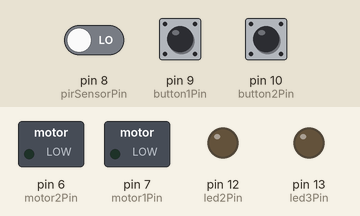
This sketch was run on a simulated Arduino Uno, built with avr-gcc and run on an emulated ATmega328P. Parts: switched loads named in the sketch (green lamp = pin HIGH), output pins drawn as LEDs (lit = HIGH). The test bench sets the inputs (shaded band); at power-on: pin 10 (button2Pin) HIGH, pin 8 (pirSensorPin) LOW, pin 9 (button1Pin) HIGH.

Above: at 1.2 s.
1.3 s: pin 10 (button2Pin) pulled LOW for 3.2 s
At 2.7 s:
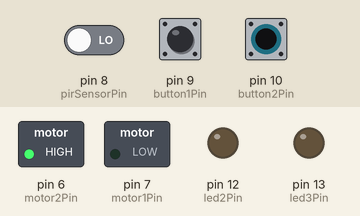
6.8 s: pin 8 (pirSensorPin) driven HIGH
At 8.0 s:
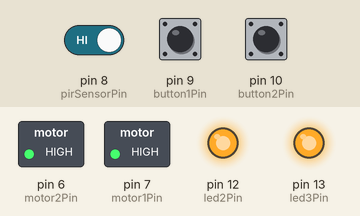
8.3 s: pin 9 (button1Pin) pulled LOW for 0.15 s
At 9.4 s:
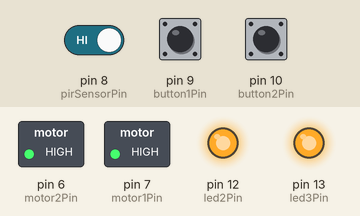
10.0 s: pin 10 (button2Pin) pulled LOW for 0.15 s
13.1 s: pin 10 (button2Pin) pulled LOW for 1 s
16.6 s: pin 9 (button1Pin) pulled LOW for 1 s
At 17.1 s:
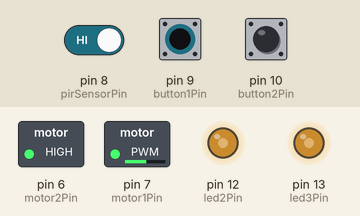
Timing chart, 0 to 19.6 s (numbered marks = the images above; inputs shaded):
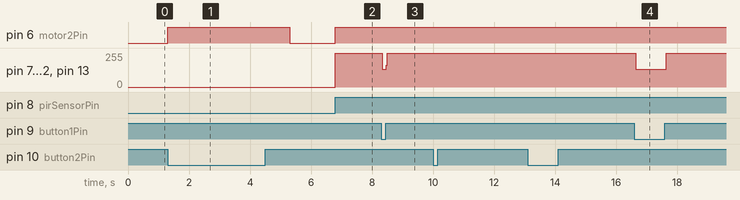

The sketch:

sketch_mar19a.ino
```cpp
// Define pin numbers
const int pirSensorPin = 8;   // PIR sensor input
const int motor1Pin = 7;          //Motor 1 pin
const int motor2Pin = 6;         // Motor 2 pin
const int led2Pin = 12;         // LED 2 pin
const int led3Pin = 13;         // LED 3 pin

const int button1Pin = 9;      // Button 1 pin (to turn off the first 3 LEDs)
const int button2Pin = 10;      // Button 2 pin (to turn on motor2 for 2 seconds)

unsigned long motor2Timer = 0;   // Timer for motor 2
bool pirDetected = false;      // PIR sensor state
bool motor2On = false;           // motor 2 state

void setup() {

  // Initialize pins
  pinMode(pirSensorPin, INPUT);
  pinMode(motor1Pin, OUTPUT);
  pinMode(led2Pin, OUTPUT);
  pinMode(led3Pin, OUTPUT);
  pinMode(motor2Pin, OUTPUT);
  pinMode(button1Pin, INPUT_PULLUP);  // Button 1 (to turn off LEDs 1-3)
  pinMode(button2Pin, INPUT_PULLUP);  // Button 2 (to turn on motor2 for 2 seconds)

  // Initialize LEDs to off
  digitalWrite(motor1Pin, LOW);
  digitalWrite(led2Pin, LOW);
  digitalWrite(led3Pin, LOW);
  digitalWrite(motor2Pin, LOW);
}

void loop() {
  // Check PIR sensor state
  pirDetected = digitalRead(pirSensorPin);

  // If motion detected, turn on all LEDs
  if (pirDetected) {
    digitalWrite(motor1Pin, HIGH);
    digitalWrite(led2Pin, HIGH);
    digitalWrite(led3Pin, HIGH);
    digitalWrite(motor2Pin, HIGH);
    motor2Timer = millis();  // Start timer for motor 2
    motor2On = true;

  }

  // If 2 seconds passed after motion detection, turn off motor 2
  if (motor2On && millis() - motor2Timer >= 2000) {
    digitalWrite(motor2Pin, LOW);
    motor2On = false;
  }

  // Check button 1 (turn off LEDs 1, 2, and 3)
  if (digitalRead(button1Pin) == LOW) {
    digitalWrite(motor1Pin, LOW);
    digitalWrite(led2Pin, LOW);
    digitalWrite(led3Pin, LOW);
  }

  // Check button 2 (turn on LED 4 for 2 seconds)
  if (digitalRead(button2Pin) == LOW) {
    digitalWrite(motor2Pin, HIGH);
    delay(2000); // Keep LED 4 on for 2 seconds
    digitalWrite(motor2Pin, LOW);
  }
}
```

Measured:
- after the input at 1.3 s, pin 6 (motor2Pin): LOW → HIGH at once, → LOW 4.0 s later
- after the input at 6.8 s, pin 6 (motor2Pin): LOW → HIGH at once; pin 7 (motor1Pin), pin 12 (led2Pin), pin 13 (led3Pin): 0/255 → 255/255 at once
- after the input at 8.3 s, pin 7 (motor1Pin), pin 12 (led2Pin), pin 13 (led3Pin): 255/255 → 135/255 at once, → 255/255 0.12 s later
- after the input at 16.6 s, pin 7 (motor1Pin), pin 12 (led2Pin), pin 13 (led3Pin): 255/255 → 135/255 at once, → 255/255 1.0 s later
